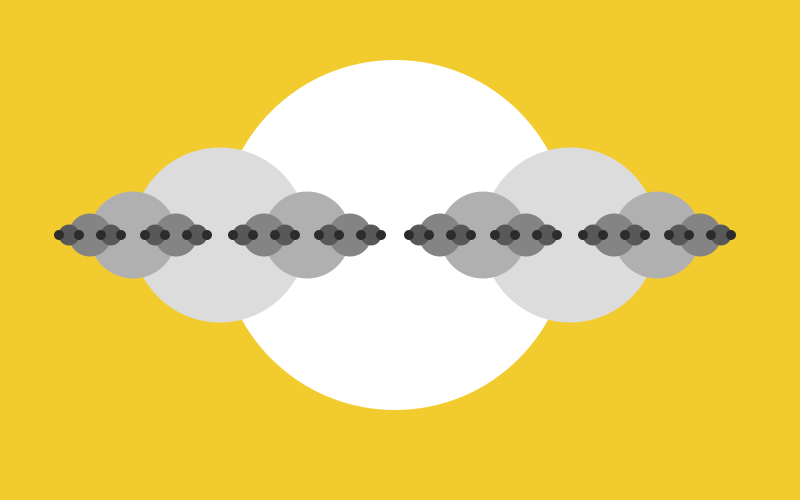
Frame 1 (no input)
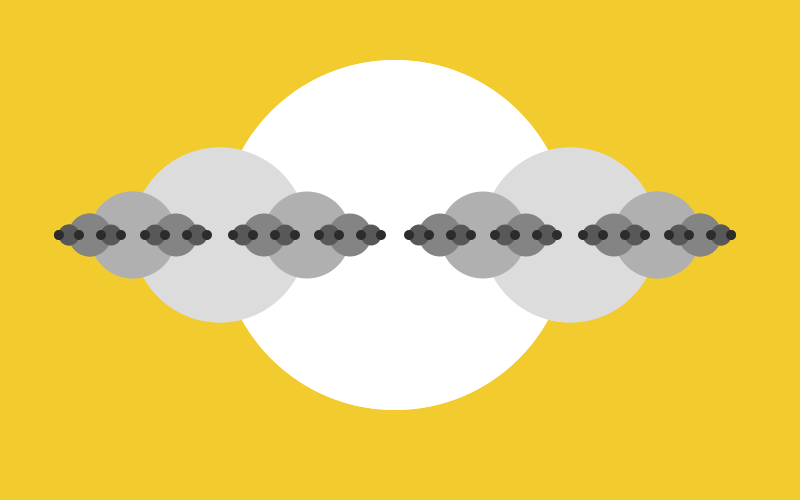
Frame 2 (the mouse pressed at the canvas centre, redrawn once)

The Processing sketch that drew these frames (run headless with seeded random() and noise(); the mouse was pressed at the canvas centre and the sketch redrawn once):

// Processing sketch: processing_102920
// ── processing_102920.pde

int x = 63;
int r = 85; 
int n = 6; 

void setup () {
size(800,500);
background (242,204,47);
noStroke();
smooth ();
noLoop ();
}
void draw (){
drawCircle (395, 350, 6);
}
void drawCircle(int x, int radius, int num) {
  float tt = 176* num/4.0;
  fill (tt);
  ellipse(x,235, radius*1, radius*1);
  if (num > 1) {
    num = num -1;
    drawCircle (x - radius/2, radius/2, num);
 drawCircle (x + radius/2, radius/2, num);
 }
 }
